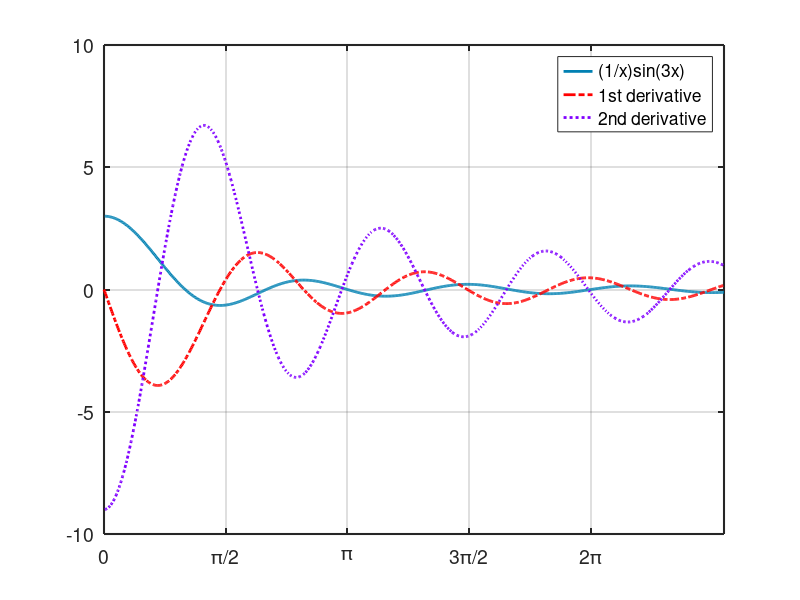

Here is the MATLAB script that generated this plot:
function numdif
% This code will generate the graph of f(x), f'(x) and f''(x) where f(x) =
% sin(3x)/x

A = [];
B = [];
C = [];
h = 0.000001; % Value of the Step Size
x = 0:0.01:8; 
for n = 0:0.01:8
    y = (1/n)*sin(3*n); % My chosen function
    A = [A y];
    y1 = (((1/(n+h))*sin(3*(n+h)))-((1/(n-h))*sin(3*(n-h))))/(2*h); % These lines calculate the first and second derivatives of my function
    B = [B y1];
    y2 = ((((1/(n+h))*sin(3*(n+h))))-(2*((1/n)*sin(3*n)))+((1/(n-h))*sin(3*(n-h))))/h^2; % f using the Symmetric-difference formula.
    C = [C y2];
end

% Plot Function

% Create figure
figure1 = figure;
set(figure1, 'Position', [420, 300, 1000, 600]);

% Create axes and plots
axes1 = axes('Parent',figure1);
h = plot(x,A,'DisplayName','(1/x)sin(3x)','LineWidth',2,'Color',[0 0.5 0.7]);
hold on;
h1 = plot(x,B,'DisplayName','1st derivative','LineWidth',2,'Linestyle','-.','Color',[1 0 0]);
h2 = plot(x,C,'DisplayName','2nd derivative','LineWidth',2,'Linestyle',':','Color',[0.5 0 1]);
hold off;

% Add legend
legend([h h1 h2],'Location','NorthEast');

% Set graphics view
h2 = get(h,'Parent');
set(h2,'FontSize',14,'LineWidth',1.5);
xticks([-2*pi -3*pi/2 -pi -pi/2 0 pi/2 pi 3*pi/2 2*pi])
xticklabels({'-2\pi','-3\pi/2','-\pi','-\pi/2','0','\pi/2','\pi','3\pi/2','2\pi'})
box(axes1,'on');
grid(axes1,'on');

end